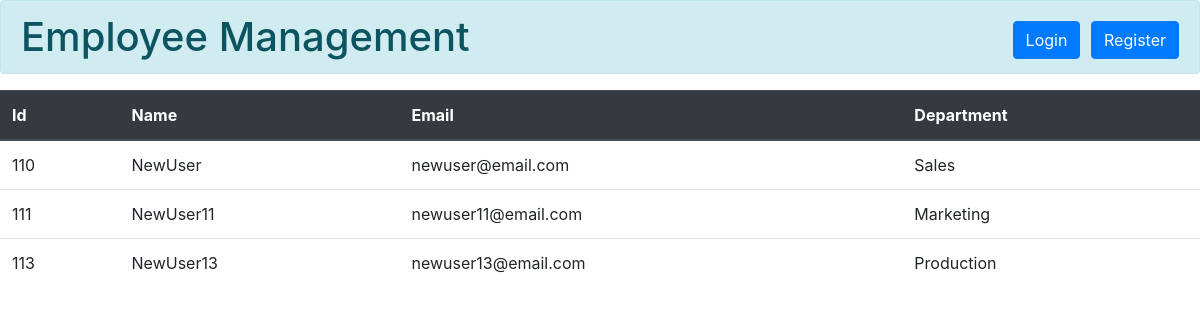
Before: / with the older database file.
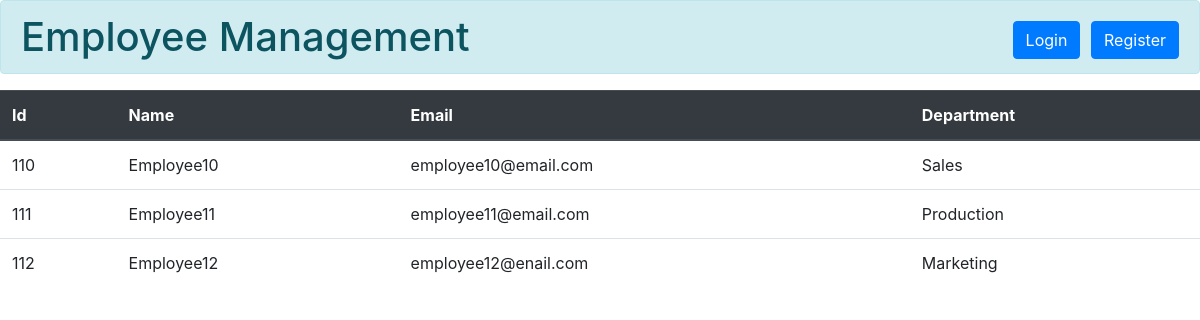
After: the same page with the newer database file.
### employee/models.py (models this page shows, shortened)
class Employee(models.Model):
    Employee_Id = models.IntegerField()
    Name = models.CharField(max_length=50)
    Email = models.CharField(max_length=30)
    department = models.ForeignKey(Department, on_delete=models.CASCADE)

class Department(models.Model):
    department = models.CharField(max_length=50)
    department_id = models.IntegerField()
    def __str__(self):
        return self.department

### employee/views.py (the view)
# urls.py: 2. Add a URL to urlpatterns:  path('', views.home, name='home')
def home(request):
    employ = Employee.objects.all()
    return render(request, "employee/home.html", {'employee': employ})

### employee/templates/employee/home.html (shortened to what this page needs)
{% extends 'base.html' %}
{% block content %}
    <h1 class="alert alert-info">Employee Management
        <div align="right" style="float:right">
            {% if request.user.is_authenticated %}
                {{ request.user.username }}
                <a href="{% url 'profile' %}" class="btn btn-primary btn-md" role="button">Profile</a>
                <a href="{% url 'logout' %}" class="btn btn-primary btn-md" role="button">Logout</a>
            {% else %}
                <a href="{% url 'login' %}" class="btn btn-primary btn-md" role="button">Login</a>
                <a href="{% url 'register' %}" class="btn btn-primary btn-md" role="button">Register</a>
            {% endif %}
        </div>
    </h1>
    <table class="table">
      <thead class="thead-dark">
        <tr>
          <th scope="col">Id</th>
          <th scope="col">Name</th>
          <th scope="col">Email</th>
          <th scope="col">Department</th>
        </tr>
      </thead>
      <tbody>
      {% for emp in employee %}
        <tr>
          <td>{{ emp.Employee_Id }}</td>
          <td>{{ emp.Name }}</td>
          <td>{{ emp.Email }}</td>
          <td>{{ emp.department }}</td>
            {% endfor %}
        </tr>
      </tbody>
    </table>
{% endblock %}

### employee/templates/base.html (shortened to what this page needs)
{% load static %}
<!DOCTYPE html>
<html lang="en">
<head>
    <link href="https://stackpath.bootstrapcdn.com/bootstrap/4.5.1/css/bootstrap.min.css"
 rel="stylesheet">
    <link rel="stylesheet" href=" {% static 'employee/style.css' %} ">
</head>
<body>
    {% block content %}{% endblock %}
</body>
</html>

### employee/static/employee/style.css (style rules this page uses)
h1 { color: red; }

Changed rows visible on the page:
removed Employee: Employee_Id "110", Name "NewUser", Email "newuser@email.com", department "Sales"
removed Employee: Employee_Id "111", Name "NewUser11", Email "newuser11@email.com", department "Marketing"
removed Employee: Employee_Id "113", Name "NewUser13", Email "newuser13@email.com", department "Production"
added Employee: Employee_Id "110", Name "Employee10", Email "employee10@email.com", department "Sales"
added Employee: Employee_Id "111", Name "Employee11", Email "employee11@email.com", department "Production"
added Employee: Employee_Id "112", Name "Employee12", Email "employee12@enail.com", department "Marketing"
